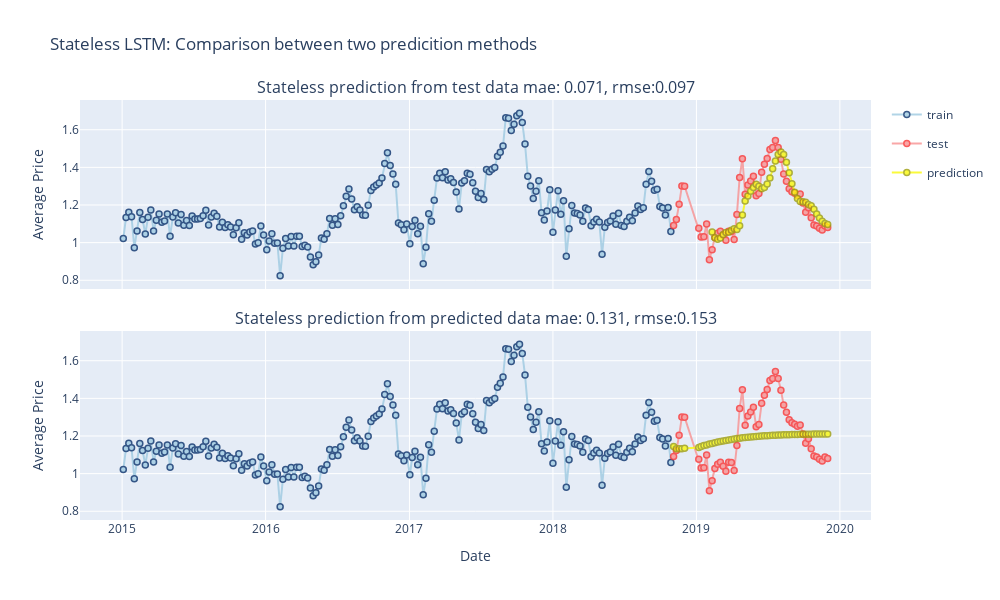

This figure's notebook cell:
### Markdown cell above
#### Plot the results of Stateless LSTM with prediction from the predicted data

### Code cell
from plotly.subplots import make_subplots
import plotly.graph_objects as go




fig = make_subplots(rows=2, cols=1,shared_xaxes=True,vertical_spacing=0.1,subplot_titles=("Stateless prediction from test data mae: {mae_value:.3f}, rmse:{rmse_value:.3f}".format(mae_value=stateless_results_from_test_data_df_mae,rmse_value=stateless_results_from_test_data_df_rmse),
                                                   "Stateless prediction from predicted data mae: {mae_value:.3f}, rmse:{rmse_value:.3f}".format(mae_value=stateless_prediction_from_pred_df_mae,rmse_value=stateless_prediction_from_pred_df_rmse)))


fig.append_trace(go.Scatter(
    x=stateless_prediction_from_pred_df.index,y=stateless_prediction_from_pred_df['train'],
                   name='train',showlegend=False,mode='lines+markers',marker=dict(
                                 color='rgb(158,202,225)',
                                 line=dict(
                                 color='rgb(8,48,107)',
                                 width=1.5)),
                                opacity=0.8), row=2, col=1)

fig.append_trace(go.Scatter(
    x=stateless_prediction_from_pred_df.index,y=stateless_prediction_from_pred_df['test'],
                   name='test',showlegend=False,mode='lines+markers',marker=dict(
                                 color='rgb(248,146,146)',
                                 line=dict(
                                 color='rgb(249,52,52)',
                                 width=1.5)),
                                opacity=0.8), row=2, col=1)

fig.append_trace(go.Scatter(
    x=stateless_prediction_from_pred_df.index,y=stateless_prediction_from_pred_df['prediction'],
                   name='prediction',showlegend=False,mode='lines+markers',marker=dict(
                                 color='rgb(249,249,11)',
                                 line=dict(
                                 color='rgb(158,158,14)',
                                 width=1.5)),
                                opacity=0.8,
                            hovertext=stateless_prediction_from_pred_df.index), row=2, col=1)


fig.append_trace(go.Scatter(
    x=stateless_results_from_test_data_df.index,y=stateless_results_from_test_data_df['train'],
                   name='train',legendgroup='train',mode='lines+markers',marker=dict(
                                 color='rgb(158,202,225)',
                                 line=dict(
                                 color='rgb(8,48,107)',
                                 width=1.5)),
                                opacity=0.8), row=1, col=1)

fig.append_trace(go.Scatter(
    x=stateless_results_from_test_data_df.index,y=stateless_results_from_test_data_df['test'],
                   name='test',legendgroup='test',mode='lines+markers',marker=dict(
                                 color='rgb(248,146,146)',
                                 line=dict(
                                 color='rgb(249,52,52)',
                                 width=1.5)),
                                opacity=0.8), row=1, col=1)


fig.append_trace(go.Scatter(
    x=stateless_results_from_test_data_df.index,y=stateless_results_from_test_data_df['prediction'],
                   name='prediction',legendgroup='prediction',mode='lines+markers',marker=dict(
                                 color='rgb(249,249,11)',
                                 line=dict(
                                 color='rgb(158,158,14)',
                                 width=1.5)),
                                opacity=0.8,
                            hovertext=stateless_results_from_test_data_df.index), row=1, col=1)





# Update xaxis properties
#fig.update_xaxes(title_text="Date", row=1, col=1)
fig.update_xaxes(title_text="Date", row=2, col=1)


# Update yaxis properties
fig.update_yaxes(title_text="Average Price", row=1, col=1)
fig.update_yaxes(title_text="Average Price",  row=2, col=1)



fig.update_layout(height=600, width=1000, title_text="Stateless LSTM: Comparison between two predicition methods"
                  )






try:
    fig.show()
except:
    fig.show('svg')
# fig.show(renderer="colab")

### Figure 1 — Plotly figure (JSON) as saved in the notebook; plotly's stock layout.template omitted (floating-point values rounded to 4 significant figures; data arrays with more than 128 entries replaced by an {"elided": "..."} marker saying what was removed)
{"data": [{"marker": {"color": "rgb(158,202,225)", "line": {"color": "rgb(8,48,107)", "width": 1.5}}, "mode": "lines+markers", "name": "train", "opacity": 0.8, "showlegend": false, "type": "scatter", "x": {"elided": "253 str values"}, "xaxis": "x2", "y": {"elided": "253 float values"}, "yaxis": "y2"}, {"marker": {"color": "rgb(248,146,146)", "line": {"color": "rgb(249,52,52)", "width": 1.5}}, "mode": "lines+markers", "name": "test", "opacity": 0.8, "showlegend": false, "type": "scatter", "x": {"elided": "253 str values"}, "xaxis": "x2", "y": {"elided": "253 float values"}, "yaxis": "y2"}, {"hovertext": {"elided": "253 str values"}, "marker": {"color": "rgb(249,249,11)", "line": {"color": "rgb(158,158,14)", "width": 1.5}}, "mode": "lines+markers", "name": "prediction", "opacity": 0.8, "showlegend": false, "type": "scatter", "x": {"elided": "253 str values"}, "xaxis": "x2", "y": {"elided": "253 float values"}, "yaxis": "y2"}, {"legendgroup": "train", "marker": {"color": "rgb(158,202,225)", "line": {"color": "rgb(8,48,107)", "width": 1.5}}, "mode": "lines+markers", "name": "train", "opacity": 0.8, "type": "scatter", "x": {"elided": "253 str values"}, "xaxis": "x", "y": {"elided": "253 float values"}, "yaxis": "y"}, {"legendgroup": "test", "marker": {"color": "rgb(248,146,146)", "line": {"color": "rgb(249,52,52)", "width": 1.5}}, "mode": "lines+markers", "name": "test", "opacity": 0.8, "type": "scatter", "x": {"elided": "253 str values"}, "xaxis": "x", "y": {"elided": "253 float values"}, "yaxis": "y"}, {"hovertext": {"elided": "253 str values"}, "legendgroup": "prediction", "marker": {"color": "rgb(249,249,11)", "line": {"color": "rgb(158,158,14)", "width": 1.5}}, "mode": "lines+markers", "name": "prediction", "opacity": 0.8, "type": "scatter", "x": {"elided": "253 str values"}, "xaxis": "x", "y": {"elided": "253 float values"}, "yaxis": "y"}], "layout": {"annotations": [{"font": {"size": 16}, "showarrow": false, "text": "Stateless prediction from test data mae: 0.071, rmse:0.097", "x": 0.5, "xanchor": "center", "xref": "paper", "y": 1, "yanchor": "bottom", "yref": "paper"}, {"font": {"size": 16}, "showarrow": false, "text": "Stateless prediction from predicted data mae: 0.131, rmse:0.153", "x": 0.5, "xanchor": "center", "xref": "paper", "y": 0.45, "yanchor": "bottom", "yref": "paper"}], "height": 600, "title": {"text": "Stateless LSTM: Comparison between two predicition methods"}, "width": 1000, "xaxis": {"anchor": "y", "domain": [0, 1], "matches": "x2", "showticklabels": false}, "xaxis2": {"anchor": "y2", "domain": [0, 1], "title": {"text": "Date"}}, "yaxis": {"anchor": "x", "domain": [0.55, 1], "title": {"text": "Average Price"}}, "yaxis2": {"anchor": "x2", "domain": [0, 0.45], "title": {"text": "Average Price"}}}}
